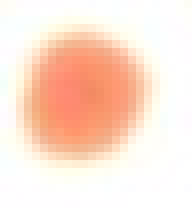
#> input picture 3_images_processing_in_openCV/template.jpg, 24 x 26 px, given in place of image.bmp, which was not available (shown 8 times larger)
$ python 10_histograms.py
#> lines starting #> are read from the running program, lines starting #| are printed output that depends on the picture; after the words box and inside, x2 and y2 are one past the last pixel; in counts of white or black regions, pixels touching at a corner belong together; pictures that were not available may be replaced by others from this repository, and a replacement may not be noted
'''
目标：
1. 计算直方图，且绘制直方图
2. 将要学习的函数有：cv2.calcHist()，np.histogram()

直方图：灰度图像，对图像的灰度有个整体的了解，x轴是灰度值，y轴是灰度值的数目。
       通过直方图我们可以对图像的对比度，亮度，灰度分布等有一个直观的认识。
'''


import cv2
import numpy as np
from matplotlib import pyplot as plt

img = cv2.imread('image.bmp')
#> img is the input picture: shape (26, 24, 3); mean B, G, R 211.2, 226.2, 253

'''
#1.返回一个一维直方图数组
#hist = cv2.calcHist([img],[0],None,[256],[0,256])
#print(hist)

color = ('b','g','r')
for i,col in enumerate(color):
    histre = cv2.calcHist([img],[i],None,[256],[0,256])
    plt.plot(histre,color=col)
    plt.xlim([0,256])
    plt.show()
'''


'''
# 2.使用掩模
# 统计图像某个局部区域的直方图只需要构建一副掩模图像。将要统计的部分设置成白色，其余部分为黑色，把掩膜图像传给函数。

# create a mask
mask = np.zeros(img.shape[:2],np.uint8)
mask[100:300,100:400] = 255
masked_img = cv2.bitwise_and(img,img,mask=mask)

# calculate histogram with mask
hist_full = cv2.calcHist([img],[0],None,[256],[0,256])
hist_mask = cv2.calcHist([img],[0],mask,[256],[0,256])

plt.subplot(221),plt.imshow(img,'gray')
plt.subplot(222),plt.imshow(mask,'gray')
plt.subplot(223),plt.imshow(masked_img,'gray')
plt.subplot(224),plt.plot(hist_full),plt.plot(hist_mask)
plt.xlim([0,256])

plt.show()
'''


'''
# 3. 直方图均衡化
# 把像素直方图横向拉伸，使得灰度值更加均衡

hist,bins = np.histogram(img.flatten(),256,[0,256])
# 计算累计分布
cdf = hist.cumsum()
cdf_normalized = cdf * hist.max() / cdf.max()
plt.plot(cdf_normalized,color='b')
plt.hist(img.flatten(),256,[0,256],color='r')
plt.xlim([0,256])
plt.legend(('cdf','histogram'),loc='upper left')
plt.show()

# 均衡化计算
cdf_m = np.ma.masked_equal(cdf,0)
cdf_m = (cdf_m - cdf_m.min()) * 255 / (cdf_m.max() - cdf_m.min())

cdf = np.ma.filled(cdf_m,0).astype('uint8')
img2 = cdf[img]
plt.hist(img2.flatten(),256,[0,256],color='r')
plt.show()


# OpenCV里的直方图函数：cv2.equalizeHist()
equ = cv2.equalizeHist(img)
res = np.hstack((img,equ))
cv2.imwrite('res.png',res)
plt.imshow(res, cmap='gray', interpolation='bicubic')
plt.xticks([]),plt.yticks([])  # hide x,y tric value
plt.show()

# 自适应直方图均衡化CLAHE，把图像分成很多小块，然后对每个小块进行直方图均衡化
clahe = cv2.createCLAHE(clipLimit=2.0,tileGridSize=(8,8))
cl1 = clahe.apply(img)
cv2.imwrite('clahe_2.jpg',cl1)
plt.imshow(cl1)
plt.show()


# 4. 2D直方图
# 对于彩色图像的直方图通常情况下我们需要考虑每个的颜色（Hue）和饱和度（Saturation）。根据这两个特征绘制 2D 直方图

hsv = cv2.cvtColor(img,cv2.COLOR_BGR2HSV)

# H 通道为 180，S 通道为 256；H 的取值范围在 0 到 180，S 的取值范围在 0 到 256
hist = cv2.calcHist([hsv],[0,1],None,[180,256],[0,180,0,256])

plt.imshow(hist,interpolation='nearest')  # inter插值参数为nearest
plt.show()
#print(hist)
'''


# 5. 直方图反向投影：用来做图像分割，或者在图像中找寻我们感兴趣的部分
# 使用颜色直方图；
# 接着我们再把这个颜色直方图投影到输入图像中寻找我们的目标，也就是找到输入图像中的每一个像素点的像素值在直方图中对应的概率；
# 最后设置适当的阈值对概率图像进行二值化

#roi is the object or region of object we need to find
roi = cv2.imread('image.bmp')
hsv = cv2.cvtColor(roi,cv2.COLOR_BGR2HSV)
#> hsv: shape (26, 24, 3); mean H, S, V 45.4, 43.4, 253.4

#target is the image we search in
target = cv2.imread('01.jpg')
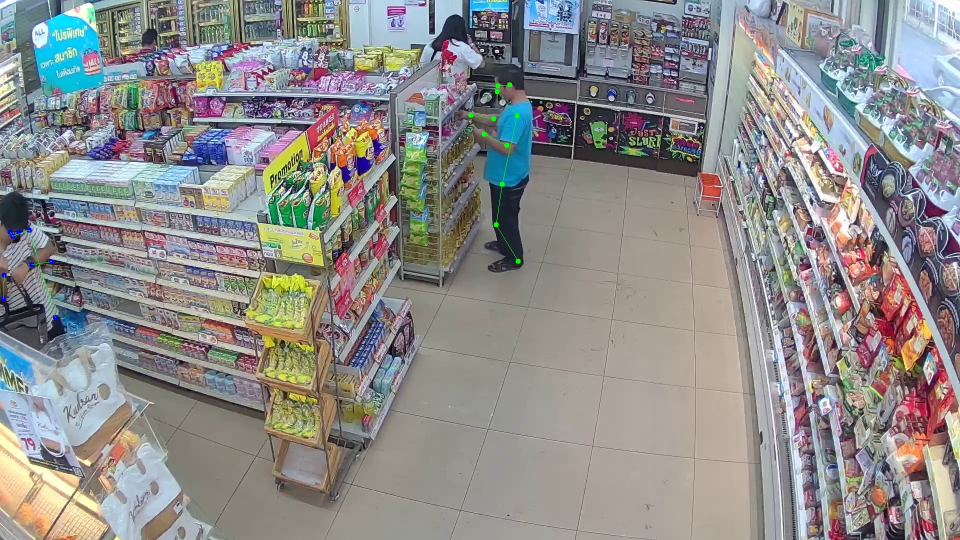
#> input picture 3_images_processing_in_openCV/01.jpg, 1920 x 1080 px (shown at 1/2 size)
#> target is the input picture: shape (1080, 1920, 3); mean B, G, R 138.8, 140.5, 141.8
hsvt = cv2.cvtColor(target,cv2.COLOR_BGR2HSV)
#> hsvt: shape (1080, 1920, 3); mean H, S, V 70.9, 51.4, 155

M = cv2.calcHist([hsv],[0,1],None,[180,256],[0,180,0,256])
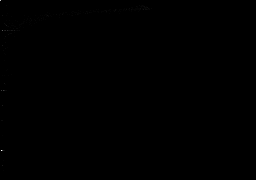
#> M: shape (180, 256) float32; min 0, max 61, mean 0; drawn with min black and max white
I = cv2.calcHist([hsvt],[0,1],None,[180,256],[0,180,0,256])

# 与内核进行卷积,得出每个像素属于目标像素的概率
disc = cv2.getStructuringElement(cv2.MORPH_ELLIPSE,(5,5))
B=cv2.filter2D(I,-1,disc)
B = np.uint8(B)
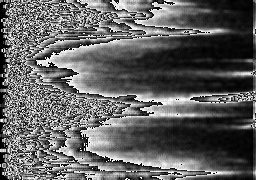
#> B: shape (180, 256); min 0, max 255, mean 96.4
cv2.normalize(B,B,0,255,cv2.NORM_MINMAX)

#现在输出图像中灰度值最大的地方就是我们要查找的目标的位置了,使用阈值进行阈值化
ret,thresh = cv2.threshold(B,50,255,0)
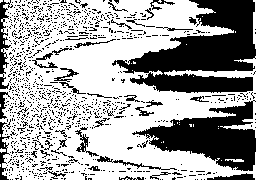
#> thresh: shape (180, 256); 63.4% white; 983 black regions (942 under 20 px), largest, box (x1, y1, x2, y2) and area: (112, 0, 256, 93) 7010, (132, 100, 256, 171) 4205, (0, 0, 13, 89) 438
plt.imshow(thresh)
plt.show()
